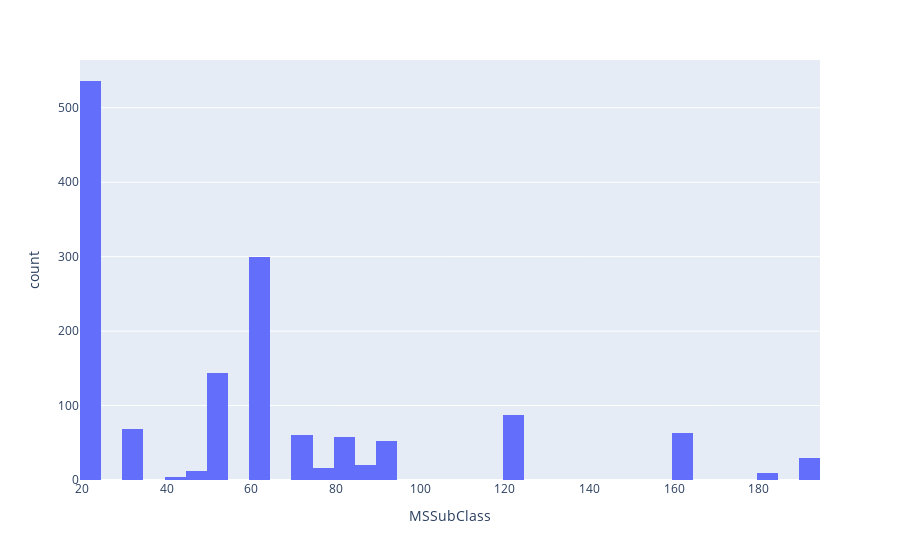

Notebook source saved alongside this figure:
### Markdown cell above
MSSubClass: Identifies the type of dwelling involved in the sale.

20 => 1-STORY 1946 & NEWER ALL STYLES <br >
30 => 1-STORY 1945 & OLDER <br >
40 => 1-STORY W/FINISHED ATTIC ALL AGES <br >
45 => 1-1/2 STORY - UNFINISHED ALL AGES <br >
50 => 1-1/2 STORY FINISHED ALL AGES <br >
60 => 2-STORY 1946 & NEWER <br >
70 => 2-STORY 1945 & OLDER <br >
75 => 2-1/2 STORY ALL AGES <br >
80 => SPLIT OR MULTI-LEVEL <br >
85 => SPLIT FOYER <br >
90 => DUPLEX - ALL STYLES AND AGES <br >
120 => 1-STORY PUD (Planned Unit Development) - 1946 & NEWER <br >
150 => 1-1/2 STORY PUD - ALL AGES <br >
160 => 2-STORY PUD - 1946 & NEWER <br >
180 => PUD - MULTILEVEL - INCL SPLIT LEV/FOYER <br >
190 => 2 FAMILY CONVERSION - ALL STYLES AND AGES <br >

### Code cell
explore('MSSubClass')

### Figure 1 — Plotly figure (JSON) as saved in the notebook; plotly's stock layout.template omitted (floating-point values rounded to 4 significant figures; data arrays with more than 128 entries replaced by an {"elided": "..."} marker saying what was removed)
{"data": [{"alignmentgroup": "True", "bingroup": "x", "hovertemplate": "MSSubClass=%{x}<br>count=%{y}<extra></extra>", "legendgroup": "", "marker": {"color": "#636efa", "pattern": {"shape": ""}}, "name": "", "offsetgroup": "", "orientation": "v", "showlegend": false, "type": "histogram", "x": {"elided": "1460 int values"}, "xaxis": "x", "yaxis": "y"}], "layout": {"barmode": "relative", "legend": {"tracegroupgap": 0}, "margin": {"t": 60}, "xaxis": {"anchor": "y", "domain": [0, 1], "title": {"text": "MSSubClass"}}, "yaxis": {"anchor": "x", "domain": [0, 1], "title": {"text": "count"}}}}
